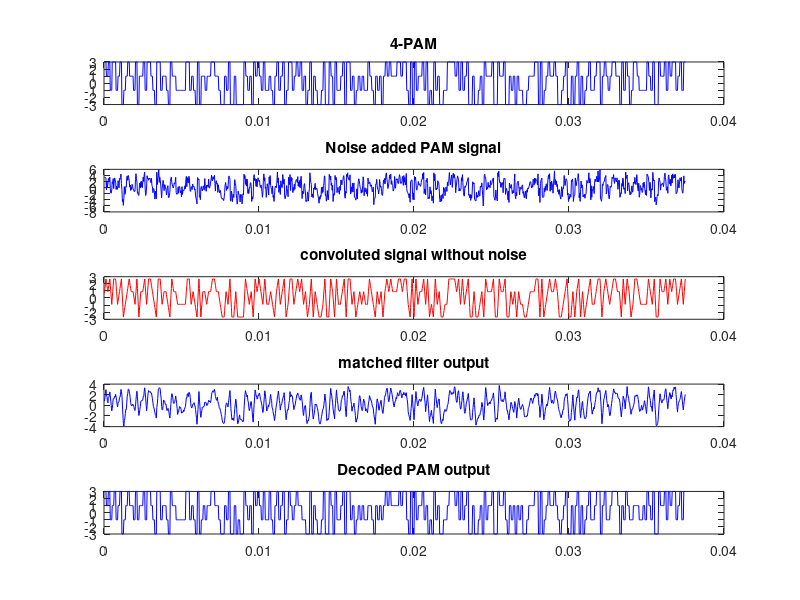

MATLAB code to generate this figure:
%generation of 100 samples.
a = -32;
b = 32;
x = (b-a).*rand(100,1) + a;%generating 100 random samples 

enc=[];%quantizing the samples and assigning bits
for(i=1:1:length(x))
 if (x(i)>0 && x(i)<=1)
 e=[1 0 0 0 0 0];
 xq(i)=0.5;
 elseif (x(i)>1 && x(i)<=2)
 e=[1 0 0 0 0 1];
 xq(i)=1.5;
 elseif (x(i)>2 && x(i)<=3)
 e=[1 0 0 0 1 0];
 xq(i)=2.5;
 elseif (x(i)>3 && x(i)<=4)
 e=[1 0 0 0 1 1];
 xq(i)=3.5;
 elseif (x(i)>4 && x(i)<=5)
 e=[1 0 0 1 0 0];
 xq(i)=4.5;
 elseif (x(i)>5 && x(i)<=6)
 e=[1 0 0 1 0 1];
 xq(i)=5.5;
 elseif (x(i)>6 && x(i)<=7)
 e=[1 0 0 1 1 0];
 xq(i)=6.5;
 elseif (x(i)>7 && x(i)<=8)
 e=[1 0 0 1 1 1];
 xq(i)=7.5;
 elseif (x(i)>8 && x(i)<=9)
 e=[1 0 1 0 0 0];
 xq(i)=8.5;
 elseif (x(i)>9 && x(i)<=10)
 e=[1 0 1 0 0 1];
 xq(i)=9.5;
 elseif (x(i)>10 && x(i)<=11)
 e=[1 0 1 0 1 0];
 xq(i)=10.5;
 elseif (x(i)>11 && x(i)<=12)
 e=[1 0 1 0 1 1];
 xq(i)=11.5;
 elseif (x(i)>12 && x(i)<=13)
 e=[1 0 1 1 0 0];
 xq(i)=12.5;
 elseif (x(i)>13 && x(i)<=14)
 e=[1 0 1 1 0 1];
 xq(i)=13.5;
 elseif (x(i)>14 && x(i)<=15)
 e=[1 0 1 1 1 0];
 xq(i)=14.5;
 elseif (x(i)>15 && x(i)<=16)
 e=[1 0 1 1 1 1];
 xq(i)=15.5;
 elseif (x(i)>16 && x(i)<=17)
 e=[1 1 0 0 0 0];
 xq(i)=16.5;
 elseif (x(i)>17 && x(i)<=18)
 e=[1 1 0 0 0 1];
 xq(i)=17.5;
 elseif (x(i)>18 && x(i)<=19)
 e=[1 1 0 0 1 0];
 xq(i)=18.5;
 elseif (x(i)>19 && x(i)<=20)
 e=[1 1 0 0 1 1];
 xq(i)=19.5;
 elseif (x(i)>20 && x(i)<=21)
 e=[1 1 0 1 0 0];
 xq(i)=20.5;
 elseif (x(i)>21 && x(i)<=22)
 e=[1 1 0 1 0 1];
 xq(i)=21.5;
 elseif (x(i)>22 && x(i)<=23)
 e=[1 1 0 1 1 0];
 xq(i)=22.5;
 elseif (x(i)>23 && x(i)<=24)
 e=[1 1 0 1 1 1];
 xq(i)=23.5;
 elseif (x(i)>24 && x(i)<=25)
 e=[1 1 1 0 0 0];
 xq(i)=24.5;
 elseif (x(i)>25 && x(i)<=26)
 e=[1 1 1 0 0 1];
 xq(i)=25.5;
 elseif (x(i)>26 && x(i)<=27)
 e=[1 1 1 0 1 0];
 xq(i)=26.5;
 elseif (x(i)>27 && x(i)<=28)
 e=[1 1 1 0 1 1];
 xq(i)=27.5;
 elseif (x(i)>28 && x(i)<=29)
 e=[1 1 1 1 0 0];
 xq(i)=28.5;
 elseif (x(i)>29 && x(i)<=30)
 e=[1 1 1 1 0 1];
 xq(i)=29.5;
 elseif (x(i)>30 && x(i)<=31)
 e=[1 1 1 1 1 0];
 xq(i)=30.5;
 elseif (x(i)>31 && x(i)<=32)
 e=[1 1 1 1 1 1];
 xq(i)=31.5;
 elseif (x(i)>-32 && x(i)<=-31)
 e=[0 0 0 0 0 0];
 xq(i)=-31.5;
 elseif (x(i)>-31 && x(i)<=-30)
 e=[0 0 0 0 0 1];
 xq(i)=-30.5;
 elseif (x(i)>-30 && x(i)<=-29)
 e=[0 0 0 0 1 0];
 xq(i)=-29.5;
 elseif (x(i)>-29 && x(i)<=-28)
 e=[0 0 0 0 1 1];
 xq(i)=-28.5;
 elseif (x(i)>-28 && x(i)<=-27)
 e=[0 0 0 1 0 0];
 xq(i)=-27.5;
 elseif (x(i)>-27 && x(i)<=-26)
 e=[0 0 0 1 0 1];
 xq(i)=-26.5;
 elseif (x(i)>-26 && x(i)<=-25)
 e=[0 0 0 1 1 0];
 xq(i)=-25.5;
 elseif (x(i)>-25 && x(i)<=-24)
 e=[0 0 0 1 1 1];
 xq(i)=-24.5;
 elseif (x(i)>-24 && x(i)<=-23)
 e=[0 0 1 0 0 0];
 xq(i)=-23.5;
 elseif (x(i)>-23 && x(i)<=-22)
 e=[0 0 1 0 0 1];
 xq(i)=-22.5;
 elseif (x(i)>-22 && x(i)<=-21)
 e=[0 0 1 0 1 0];
 xq(i)=-21.5;
 elseif (x(i)>-21 && x(i)<=-20)
 e=[0 0 1 0 1 1];
 xq(i)=-20.5;
 elseif (x(i)>-20 && x(i)<=-19)
 e=[0 0 1 1 0 0];
 xq(i)=-19.5;
 elseif (x(i)>-19 && x(i)<=-18)
 e=[0 0 1 1 0 1];
 xq(i)=-18.5;
 elseif (x(i)>-18 && x(i)<=-17)
 e=[0 0 1 1 1 0];
 xq(i)=-17.5;
 elseif (x(i)>-17 && x(i)<=-16)
 e=[0 0 1 1 1 1];
 xq(i)=-16.5;
 elseif (x(i)>-16 && x(i)<=-15)
 e=[0 1 0 0 0 0];
 xq(i)=-15.5;
 elseif (x(i)>-15 && x(i)<=-14)
 e=[0 1 0 0 0 1];
 xq(i)=-14.5;
 elseif (x(i)>-14 && x(i)<=-13)
 e=[0 1 0 0 1 0];
 xq(i)=-13.5;
 elseif (x(i)>-13 && x(i)<=-12)
 e=[0 1 0 0 1 1];
 xq(i)=-12.5;
 elseif (x(i)>-12 && x(i)<=-11)
 e=[0 1 0 1 0 0];
 xq(i)=-11.5;
 elseif (x(i)>-11 && x(i)<=-10)
 e=[0 1 0 1 0 1];
 xq(i)=-10.5;
 elseif (x(i)>-10 && x(i)<=-9)
 e=[0 1 0 1 1 0];
 xq(i)=-9.5;
 elseif (x(i)>-9 && x(i)<=-8)
 e=[0 1 0 1 1 1];
 xq(i)=-8.5;
 elseif (x(i)>-8 && x(i)<=-7)
 e=[0 1 1 0 0 0];
 xq(i)=-7.5;
 elseif (x(i)>-7 && x(i)<=-6)
 e=[0 1 1 0 0 1];
 xq(i)=-6.5;
 elseif (x(i)>-6 && x(i)<=-5)
 e=[0 1 1 0 1 0];
 xq(i)=-5.5;
 elseif (x(i)>-5 && x(i)<=-4)
 e=[0 1 1 0 1 1];
 xq(i)=-4.5;
 elseif (x(i)>-4 && x(i)<=-3)
 e=[0 1 1 1 0 0];
 xq(i)=-3.5;
 elseif (x(i)>-3 && x(i)<=-2)
 e=[0 1 1 1 0 1];
 xq(i)=-2.5;
 elseif (x(i)>-2 && x(i)<=-1)
 e=[0 1 1 1 1 0];
 xq(i)=-1.5;
 else (x(i)>-1 && x(i)<=0)
 e=[0 1 1 1 1 1];
 xq(i)=-0.5;
 end
 enc=[enc e];
 end

fs=8*(10^3);%sampling frquency
t = 1/(4*fs):1/(4*fs):1200/(4*fs);
%Converting PCM to 4 PAM
 X_Q=[];
 for i=1:2:length(enc)-1
 if(enc(i)==0 && enc(i+1)==0)
 x_q(i)=-3;
 x_q(i+1)=-3;
 elseif(enc(i)==0 && enc(i+1)==1)
 x_q(i)=-1;
 x_q(i+1)=-1;
 elseif(enc(i)==1 && enc(i+1)==0)
 x_q(i)=1;
 x_q(i+1)=1;
 elseif(enc(i)==1 && enc(i+1)==1)
 x_q(i)=3;
 x_q(i+1)=3;
 end
 X_Q=[X_Q x_q];
 end
 p = repelem(x_q,2);%sampling at 4 times baseband sampling frequency i.e transmitted signal
 subplot(5,1,1);
 plot(t,p,'-b');
 title('4-PAM');
 sigma=1.12;
 mu=0;
 n=sigma*randn(size(p))+mu;%AWGN of the channel.
 z= [0 0 0 0 0 0 0]
 for i=1:4:length(p)-3; 
 z(1,i:i+6) = [z(i:i+2) 0 0 0 0]+conv(p(1,i:i+3),[1 1 1 1]);%convolution of pulses with m(t)
 l(i:i+6) = z(i:i+6);
 end
 w=(1./sqrt(20))*z(1,1:1200);
 y=p+n;%adding noise to signal
 subplot(5,1,2);
 plot(t,y,'b');
 title('Noise added PAM signal')
 subplot(5,1,3);
 plot(t,w,'r');
 title('convoluted signal without noise')
 
 r= [0 0 0 0 0 0 0]
 for i=1:4:length(p)-3;
 r(1,i:i+6) = [r(i:i+2) 0 0 0 0]+conv(n(1,i:i+3),[1 1 1 1]);%convolution of noise with m(t)
 end
 %subplot(5,1,4);
 l= (1./sqrt(20))*r(1,1:1200);
% plot(t,l(1,1:1200));
 %title('convoluted noise');
 o=w+l;%sum of the convoluted signal with convoluted noise. that is output of matched filter 
 subplot(5,1,4);
 plot(t,o,'b');
 title('matched filter output');
 Dec=[];%sampling and decoding the matched filter output

for(i=4:4:length(o))
 if (o(i)>0 && o(i)<=2)
 dec=[1 0];
 o_q(i)=1;
 o_q(i-1)=1;
 o_q(i-2)=1;
 o_q(i-3)=1;
 elseif (o(i)>2)
  dec=[1 1];
 o_q(i)=3;
 o_q(i-1)=3;
 o_q(i-2)=3;
 o_q(i-3)=3;
 elseif (o(i)>-2 && o(i)<=0)
   dec=[0 1];
 o_q(i)=-1;
 o_q(i-1)=-1;
 o_q(i-2)=-1;
 o_q(i-3)=-1;
 else (o(i)<=-2)
  dec=[0 0];
 o_q(i)=-3;
 o_q(i-1)=-3;
 o_q(i-2)=-3;
 o_q(i-3)=-3;

 end
 Dec=[Dec dec];
end
subplot(5,1,5);
 plot(t,o_q,'b');
 title('Decoded PAM output');
 for i=1:1:300
f(i)=o_q(4*i);
 end
%finding error of PAM SYMBOL
 for i=4:4:1200
  if (o_q(i) == p(i))
      d(i)=0;
      d(i-1)=0;
      d(i-2)=0;
      d(i-3)=0;
  else (o_q(i) ~= p(i))
      d(i)=1;
      d(i-1)=1;
      d(i-2)=1;
      d(i-3)=1;
  end  
 end
D = sum(d);
PAMsymerror=D/12;%Perentage of error in PAM symbol
fprintf('PAMsymbol error in percentage = %.4f \n', PAMsymerror)
%Finding error in PCM symbols
 for i=1:6:600-5
  if (Dec(i) == enc(i) && Dec(i+1) == enc(i+1) && Dec(i+2) == enc(i+2) && Dec(i+3) == enc(i+3) && Dec(i+4) == enc(i+4)  && Dec(i+5) == enc(i+5) )
      u(i)=0; 
  else 
      u(i)=1;
  end  
 end
U = sum(u);
PCMsymbolerror=U;
fprintf('PCMsymbol error in percentage = %.4f \n',U)
%Finding error in output Bits
 for i=1:1:600
  if (Dec(i) == enc(i))
      v(i)=0; 
  else 
      v(i)=1;
  end  
 end
 V = sum(v);
 Biterrorrate=V/6;
 fprintf('Bit error rate in percentage = %.4f \n',Biterrorrate)
 L1=length(x);
 L2 = length(xq);
 Psignal=(norm(x)^2)/L1;
 Pnoise =(max(x)^2)/(3*(4^6));
 SQNR=Psignal/Pnoise;%signalto quantization noise ratio.
 SQNRdb=10*log10(SQNR);
 fprintf('SQNR = %.4f \nSQNR in db = %.4f \n',SQNR,SQNRdb)